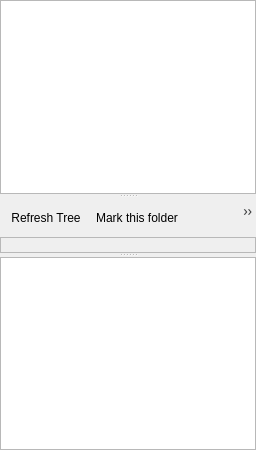
<?xml version="1.0" encoding="UTF-8"?>
<ui version="4.0">
 <class>FileBrowserWidget</class>
 <widget class="QWidget" name="FileBrowserWidget">
  <property name="geometry">
   <rect>
    <x>0</x>
    <y>0</y>
    <width>256</width>
    <height>450</height>
   </rect>
  </property>
  <layout class="QVBoxLayout" name="verticalLayout_2">
   <property name="spacing">
    <number>4</number>
   </property>
   <property name="margin">
    <number>0</number>
   </property>
   <item>
    <widget class="QSplitter" name="widget">
     <property name="orientation">
      <enum>Qt::Vertical</enum>
     </property>
     <widget class="MarkListWidget" name="list_bookmarks">
      <property name="sizePolicy">
       <sizepolicy hsizetype="Expanding" vsizetype="Maximum">
        <horstretch>0</horstretch>
        <verstretch>0</verstretch>
       </sizepolicy>
      </property>
      <property name="maximumSize">
       <size>
        <width>16777215</width>
        <height>16777215</height>
       </size>
      </property>
      <property name="contextMenuPolicy">
       <enum>Qt::ActionsContextMenu</enum>
      </property>
      <property name="acceptDrops">
       <bool>true</bool>
      </property>
      <property name="editTriggers">
       <set>QAbstractItemView::NoEditTriggers</set>
      </property>
      <property name="dragDropMode">
       <enum>QAbstractItemView::DropOnly</enum>
      </property>
      <property name="alternatingRowColors">
       <bool>true</bool>
      </property>
      <addaction name="actionRemoveBookmark"/>
     </widget>
     <widget class="QWidget" name="treeViewLabelAndToolBar">
      <property name="sizePolicy">
       <sizepolicy hsizetype="Expanding" vsizetype="Maximum">
        <horstretch>0</horstretch>
        <verstretch>0</verstretch>
       </sizepolicy>
      </property>
      <property name="maximumSize">
       <size>
        <width>16777215</width>
        <height>37</height>
       </size>
      </property>
      <layout class="QVBoxLayout" name="treeViewVerticalLayout">
       <property name="spacing">
        <number>0</number>
       </property>
       <property name="sizeConstraint">
        <enum>QLayout::SetMinimumSize</enum>
       </property>
       <item>
        <widget class="QToolBar" name="treeViewToolbar">
         <property name="sizePolicy">
          <sizepolicy hsizetype="Preferred" vsizetype="Fixed">
           <horstretch>1</horstretch>
           <verstretch>0</verstretch>
          </sizepolicy>
         </property>
         <property name="minimumSize">
          <size>
           <width>0</width>
           <height>39</height>
          </size>
         </property>
         <property name="maximumSize">
          <size>
           <width>16777215</width>
           <height>39</height>
          </size>
         </property>
         <addaction name="actionRefreshTree"/>
         <addaction name="actionBookmarkFolder"/>
         <addaction name="actionRemoveBookmark"/>
         <addaction name="separator"/>
         <addaction name="actionSetRootCurrentDir"/>
         <addaction name="actionOneLevelUp"/>
        </widget>
       </item>
       <item>
        <widget class="KSqueezedTextLabel" name="treeViewLabel">
         <property name="sizePolicy">
          <sizepolicy hsizetype="Expanding" vsizetype="Fixed">
           <horstretch>0</horstretch>
           <verstretch>0</verstretch>
          </sizepolicy>
         </property>
         <property name="frameShape">
          <enum>QFrame::StyledPanel</enum>
         </property>
        </widget>
       </item>
      </layout>
     </widget>
     <widget class="QTreeView" name="treeView_2">
      <property name="contextMenuPolicy">
       <enum>Qt::ActionsContextMenu</enum>
      </property>
      <property name="dragEnabled">
       <bool>true</bool>
      </property>
      <property name="dragDropMode">
       <enum>QAbstractItemView::DragOnly</enum>
      </property>
      <property name="selectionMode">
       <enum>QAbstractItemView::ExtendedSelection</enum>
      </property>
      <property name="verticalScrollMode">
       <enum>QAbstractItemView::ScrollPerItem</enum>
      </property>
      <property name="autoExpandDelay">
       <number>5</number>
      </property>
      <property name="uniformRowHeights">
       <bool>true</bool>
      </property>
      <property name="sortingEnabled">
       <bool>true</bool>
      </property>
      <property name="animated">
       <bool>false</bool>
      </property>
      <property name="headerHidden">
       <bool>true</bool>
      </property>
      <addaction name="actionRefreshTree"/>
      <addaction name="actionBookmarkFolder"/>
      <addaction name="actionSetCurrentStart"/>
      <addaction name="actionSetRootCurrentDir"/>
      <addaction name="actionShowFiles"/>
     </widget>
    </widget>
   </item>
  </layout>
  <action name="actionSetCurrentStart">
   <property name="icon">
    <iconset resource="../../src/resource.qrc">
     <normaloff>:/icons/user-home.png</normaloff>:/icons/user-home.png</iconset>
   </property>
   <property name="text">
    <string>Set This Dir as Start Directory</string>
   </property>
   <property name="toolTip">
    <string>Set current selected directory as a startup directory</string>
   </property>
  </action>
  <action name="actionOneLevelUp">
   <property name="enabled">
    <bool>false</bool>
   </property>
   <property name="icon">
    <iconset resource="../../src/resource.qrc">
     <normaloff>:/icons/go-up.png</normaloff>:/icons/go-up.png</iconset>
   </property>
   <property name="text">
    <string>One Level Up</string>
   </property>
   <property name="iconText">
    <string>One Level Up</string>
   </property>
   <property name="toolTip">
    <string>Change root to one level up directory</string>
   </property>
   <property name="whatsThis">
    <string>Locks directory tree below to directory one level up form current</string>
   </property>
  </action>
  <action name="actionRemoveBookmark">
   <property name="icon">
    <iconset resource="../../src/resource.qrc">
     <normaloff>:/icons/col_rem.png</normaloff>:/icons/col_rem.png</iconset>
   </property>
   <property name="text">
    <string>Remove mark</string>
   </property>
  </action>
  <action name="actionBookmarkFolder">
   <property name="icon">
    <iconset resource="../../src/resource.qrc">
     <normaloff>:/icons/star.png</normaloff>:/icons/star.png</iconset>
   </property>
   <property name="text">
    <string>Mark this folder</string>
   </property>
  </action>
  <action name="actionRefreshTree">
   <property name="icon">
    <iconset resource="../../src/resource.qrc">
     <normaloff>:/icons/reload.png</normaloff>:/icons/reload.png</iconset>
   </property>
   <property name="text">
    <string>Refresh Tree</string>
   </property>
   <property name="statusTip">
    <string>Refresh Tree</string>
   </property>
  </action>
  <action name="actionSetRootCurrentDir">
   <property name="checkable">
    <bool>true</bool>
   </property>
   <property name="icon">
    <iconset resource="../../src/resource.qrc">
     <normaloff>:/icons/folder-locked.png</normaloff>:/icons/folder-locked.png</iconset>
   </property>
   <property name="text">
    <string>Set Current Dir as Root</string>
   </property>
   <property name="whatsThis">
    <string>Locks directory tree below to currently selected directory</string>
   </property>
  </action>
  <action name="actionShowFiles">
   <property name="checkable">
    <bool>true</bool>
   </property>
   <property name="text">
    <string>Show Files</string>
   </property>
  </action>
 </widget>
 <customwidgets>
  <customwidget>
   <class>MarkListWidget</class>
   <extends>QListWidget</extends>
   <header location="global">marklistwidget.h</header>
  </customwidget>
  <customwidget>
   <class>KSqueezedTextLabel</class>
   <extends>QLabel</extends>
   <header>ksqueezedtextlabel.h</header>
  </customwidget>
 </customwidgets>
 <resources>
  <include location="../../src/resource.qrc"/>
 </resources>
 <connections>
  <connection>
   <sender>actionRemoveBookmark</sender>
   <signal>triggered()</signal>
   <receiver>FileBrowserWidget</receiver>
   <slot>removeBookmark()</slot>
   <hints>
    <hint type="sourcelabel">
     <x>-1</x>
     <y>-1</y>
    </hint>
    <hint type="destinationlabel">
     <x>325</x>
     <y>262</y>
    </hint>
   </hints>
  </connection>
  <connection>
   <sender>actionRefreshTree</sender>
   <signal>triggered()</signal>
   <receiver>FileBrowserWidget</receiver>
   <slot>refreshTree()</slot>
   <hints>
    <hint type="sourcelabel">
     <x>-1</x>
     <y>-1</y>
    </hint>
    <hint type="destinationlabel">
     <x>325</x>
     <y>262</y>
    </hint>
   </hints>
  </connection>
  <connection>
   <sender>actionBookmarkFolder</sender>
   <signal>triggered()</signal>
   <receiver>FileBrowserWidget</receiver>
   <slot>setBookmark()</slot>
   <hints>
    <hint type="sourcelabel">
     <x>-1</x>
     <y>-1</y>
    </hint>
    <hint type="destinationlabel">
     <x>325</x>
     <y>262</y>
    </hint>
   </hints>
  </connection>
  <connection>
   <sender>actionSetRootCurrentDir</sender>
   <signal>toggled(bool)</signal>
   <receiver>FileBrowserWidget</receiver>
   <slot>setRootCurrent()</slot>
   <hints>
    <hint type="sourcelabel">
     <x>-1</x>
     <y>-1</y>
    </hint>
    <hint type="destinationlabel">
     <x>325</x>
     <y>262</y>
    </hint>
   </hints>
  </connection>
  <connection>
   <sender>actionOneLevelUp</sender>
   <signal>toggled(bool)</signal>
   <receiver>FileBrowserWidget</receiver>
   <slot>oneLevelUp()</slot>
   <hints>
    <hint type="sourcelabel">
     <x>-1</x>
     <y>-1</y>
    </hint>
    <hint type="destinationlabel">
     <x>325</x>
     <y>262</y>
    </hint>
   </hints>
  </connection>
  <connection>
   <sender>actionSetRootCurrentDir</sender>
   <signal>toggled(bool)</signal>
   <receiver>actionOneLevelUp</receiver>
   <slot>setEnabled(bool)</slot>
   <hints>
    <hint type="sourcelabel">
     <x>-1</x>
     <y>-1</y>
    </hint>
    <hint type="destinationlabel">
     <x>-1</x>
     <y>-1</y>
    </hint>
   </hints>
  </connection>
  <connection>
   <sender>actionSetCurrentStart</sender>
   <signal>toggled(bool)</signal>
   <receiver>FileBrowserWidget</receiver>
   <slot>rememberStart_files()</slot>
   <hints>
    <hint type="sourcelabel">
     <x>-1</x>
     <y>-1</y>
    </hint>
    <hint type="destinationlabel">
     <x>325</x>
     <y>267</y>
    </hint>
   </hints>
  </connection>
  <connection>
   <sender>list_bookmarks</sender>
   <signal>itemActivated(QListWidgetItem*)</signal>
   <receiver>FileBrowserWidget</receiver>
   <slot>selectBookmark(QListWidgetItem*)</slot>
   <hints>
    <hint type="sourcelabel">
     <x>127</x>
     <y>101</y>
    </hint>
    <hint type="destinationlabel">
     <x>127</x>
     <y>224</y>
    </hint>
   </hints>
  </connection>
  <connection>
   <sender>actionShowFiles</sender>
   <signal>toggled(bool)</signal>
   <receiver>FileBrowserWidget</receiver>
   <slot>showFiles(bool)</slot>
   <hints>
    <hint type="sourcelabel">
     <x>-1</x>
     <y>-1</y>
    </hint>
    <hint type="destinationlabel">
     <x>127</x>
     <y>224</y>
    </hint>
   </hints>
  </connection>
 </connections>
 <slots>
  <slot>selectBookmark(QListWidgetItem*)</slot>
  <slot>showFiles(bool)</slot>
 </slots>
</ui>
